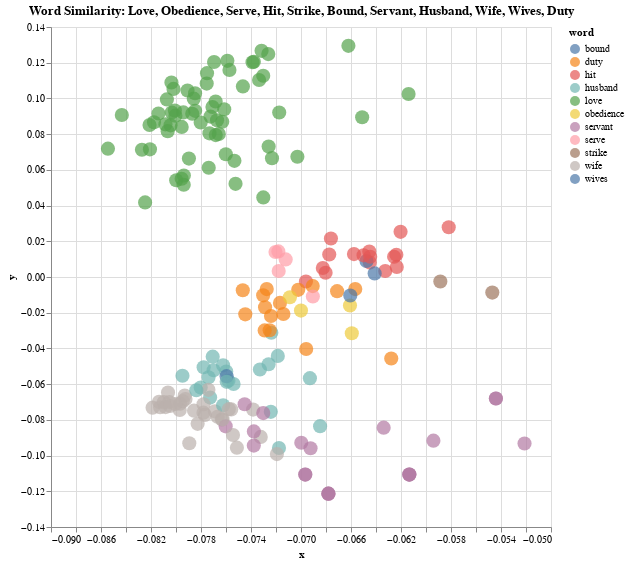

The code cell stored with this chart in its notebook:
### Code cell
# List of keywords that you want to compare
keywords = ['love', 'obedience', 'serve','hit','strike','bound','servant','husband','wife','wives','duty']

# How to color the points in the plot. The other option is "period" for time period
color_by = 'word'

# Get all word positions
word_positions = get_word_positions(keywords)

# Get all contexts around the words
keyword_contexts = []
keyword_contexts_tokens = []
words = []

for position in word_positions:
  words.append(word_lookup[all_word_ids[position]])
  keyword_contexts.append(get_context_clean(position))
  keyword_contexts_tokens.append(get_context(position))

# Reduce word vectors with PCA
pca = PCA(n_components=2)
pca.fit(all_word_vectors[word_positions,:].T)

# Make a DataFrame with PCA results
df_2 = pd.DataFrame({"x": pca.components_[0,:], "y": pca.components_[1,:],
                   "context": keyword_contexts, "tokens": keyword_contexts_tokens, "word": words})
# Match original text and metadata
#df_2[['title', 'author', 'period', 'link']] = df_2.apply(find_original_poem, axis='columns', result_type='expand')
#df_2[['title', 'author', 'period', 'link']] = df_2.apply(find_original_poem)

# Rename columns so that the context shows up as the "title" in the tooltip (bigger and bolded)
#df_2 = df_2.rename(columns={'title': 'poem_title', 'context': 'title'})

# Match original text and metadata
df_2[['title', 'speaker_gender', 'speaker', 'act']] = df_2.apply(find_original_poem, axis='columns', result_type='expand')

# Rename columns so that the context shows up as the "title" in the tooltip (bigger and bolded)
df_2 = df_2.rename(columns={'title': 'poem_title', 'context': 'title'})


# Make the plot
alt.Chart(df_2, title=f"Word Similarity: {', '.join(keywords).title()}").mark_circle(size=200).encode(
    alt.X('x',
        scale=alt.Scale(zero=False)
    ), y="y",
    color= color_by,
    tooltip=['title','speaker_gender', 'speaker', 'act', 'poem_title']
    ).interactive().properties(
    width=500,
    height=500
)
    
    #do the same but seperate out the two texts?

### Figure 1 — Vega-Lite specification as saved in the notebook (floating-point values rounded to 4 significant figures; data arrays with more than 128 entries replaced by an {"elided": "..."} marker saying what was removed)
{"config": {"view": {"continuousWidth": 400, "continuousHeight": 300}}, "data": {"name": "data-26eaacf5d7affdf8f19cac2fc3cff95f"}, "mark": {"type": "circle", "size": 200}, "encoding": {"color": {"field": "word", "type": "nominal"}, "tooltip": [{"field": "title", "type": "nominal"}, {"field": "speaker_gender", "type": "nominal"}, {"field": "speaker", "type": "nominal"}, {"field": "act", "type": "nominal"}, {"field": "poem_title", "type": "nominal"}], "x": {"field": "x", "scale": {"zero": false}, "type": "quantitative"}, "y": {"field": "y", "type": "quantitative"}}, "height": 500, "selection": {"selector007": {"type": "interval", "bind": "scales", "encodings": ["x", "y"]}}, "title": "Word Similarity: Love, Obedience, Serve, Hit, Strike, Bound, Servant, Husband, Wife, Wives, Duty", "width": 500, "$schema": "https://vega.github.io/schema/vega-lite/v4.17.0.json", "datasets": {"data-26eaacf5d7affdf8f19cac2fc3cff95f": {"elided": "184 records"}}}
